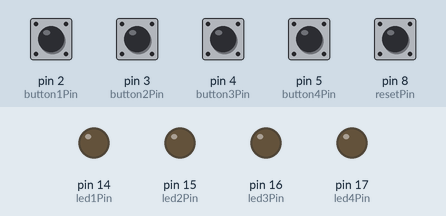
A sketch run on a simulated Arduino Uno, built with avr-gcc and run on an emulated ATmega328P. Parts: output pins drawn as LEDs (lit = HIGH). Dashed ring = blinking. The inputs (shaded band) are chosen by the test bench; at power-on: pin 2 (button1Pin), pin 3 (button2Pin), pin 4 (button3Pin), pin 5 (button4Pin), pin 8 (resetPin) HIGH.

Above: at 1.2 s.
1.3 s: pin 2 (button1Pin) pulled LOW for 0.15 s
At 1.8 s:
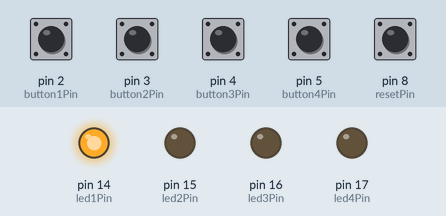
2.9 s: pin 3 (button2Pin) pulled LOW for 0.15 s
At 3.3 s:
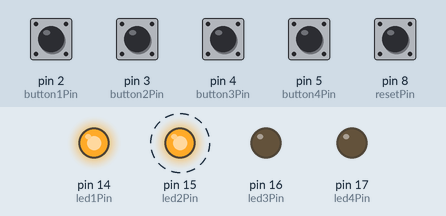
6.0 s: pin 8 (resetPin) pulled LOW for 1 s
At 7.2 s:
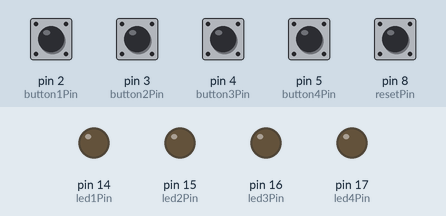
8.5 s: pin 4 (button3Pin) pulled LOW for 0.15 s
At 9.7 s:
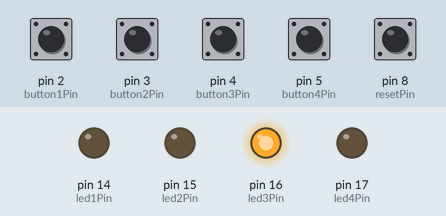
10.1 s: pin 5 (button4Pin) pulled LOW for 0.15 s
At 10.5 s:
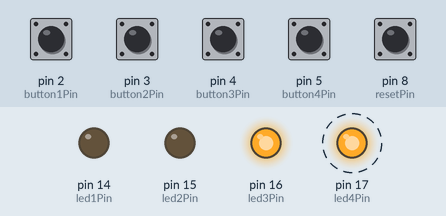
13.2 s: pin 4 (button3Pin) driven LOW and pin 8 (resetPin) driven LOW
At 15.4 s:
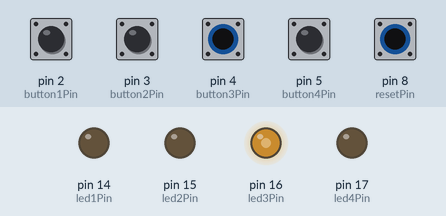
Timing chart, 0 to 16.6 s (numbered marks = the images above; inputs shaded):
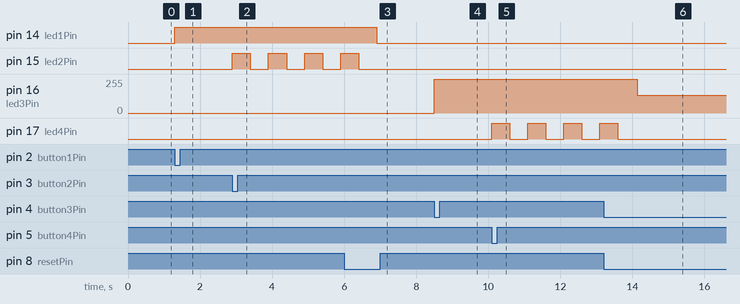

Measured:
- after the input at 1.3 s, pin 14 (led1Pin): LOW → HIGH at once
- after the input at 2.9 s, pin 15 (led2Pin): alternates HIGH for 0.50 s and LOW for 0.50 s, starting at once
- after the input at 6.0 s, pin 14 (led1Pin): HIGH → LOW after 0.90 s; pin 15 (led2Pin): goes on until 6.4 s, then stays LOW
- after the input at 8.5 s, pin 16 (led3Pin): 0/255 → 255/255 at once
- after the input at 10.1 s, pin 17 (led4Pin): alternates HIGH for 0.50 s and LOW for 0.50 s, starting at once
- after the input at 13.2 s, pin 16 (led3Pin): 255/255 → 134/255 after 0.94 s; pin 17 (led4Pin): goes on until 13.6 s, then stays LOW

The sketch:

whos_first_greg.ino
```cpp
//Initialize variables for all input pins used
const int button1Pin = 2;
const int button2Pin = 3;
const int button3Pin = 4;
const int button4Pin = 5;
const int button5Pin = 6;
const int button6Pin = 7;
const int resetPin = 8;

//Initialize variables for all output pins used
const int led1Pin = 14;
const int led2Pin = 15;
const int led3Pin = 16;
const int led4Pin = 17;
const int led5Pin = 18;
const int led6Pin = 19;

//Initialize variables for all states
int button1State = 0;
int button2State = 0;
int button3State = 0;
int button4State = 0;
int button5State = 0;
int button6State = 0;
int resetState = 0;

//Initialize variables for all boolean operators
bool firstPushed = false;
bool secondPushed = false;
bool button1Pushed = false;
bool button2Pushed = false;
bool button3Pushed = false;
bool button4Pushed = false;
bool button5Pushed = false;
bool button6Pushed = false;


void setup() {
  Serial.begin(9600); //Start serial for debugging

//Set all output pin modes
  pinMode(led1Pin, OUTPUT);
  pinMode(led2Pin, OUTPUT);
  pinMode(led3Pin, OUTPUT);
  pinMode(led4Pin, OUTPUT);
  pinMode(led4Pin, OUTPUT);
  pinMode(led4Pin, OUTPUT);

//Set all input pin modes (NOTE:  Currently set to use internal pullup resistor - for changing to external pulldown (or another system) change these to "INPUT" and all occurances of digitalRead() LOW to HIGH and vice versa)
  pinMode(button1Pin, INPUT_PULLUP);
  pinMode(button2Pin, INPUT_PULLUP);
  pinMode(button3Pin, INPUT_PULLUP);
  pinMode(button4Pin, INPUT_PULLUP);
  pinMode(resetPin, INPUT_PULLUP);

//Check if any buttons are pressed at startup (useful for toggle switches).  If switches are on, their corresponding lights will light until each has been turned off.
  while(digitalRead(button1Pin) == LOW || digitalRead(button2Pin) == LOW || digitalRead(button3Pin) == LOW || digitalRead(button4Pin) == LOW){
    if(digitalRead(button1Pin) == LOW){
      digitalWrite(led1Pin, HIGH);
    }else if (digitalRead(button2Pin) == LOW){
      digitalWrite(led2Pin, HIGH);
    }else if (digitalRead(button3Pin) == LOW){
      digitalWrite(led3Pin, HIGH);
    }else if (digitalRead(button4Pin) == LOW){
      digitalWrite(led4Pin, HIGH);
    }
  }

  //Turn off all LEDs when all buttons are off.
  digitalWrite(led1Pin, LOW);
  digitalWrite(led2Pin, LOW);
  digitalWrite(led3Pin, LOW);
  digitalWrite(led4Pin, LOW);

}

void loop() {
  //Set all states to the corresponding input from digitalRead()
  button1State = digitalRead(button1Pin);
  button2State = digitalRead(button2Pin);
  button3State = digitalRead(button3Pin);
  button4State = digitalRead(button4Pin);
  resetState = digitalRead(resetPin);


  if (button1State == LOW && button1Pushed == false) { //If the first button is pressed AND hasn't been pressed before, do stuff (this prevents repeat presses - essentially a brute force debounce)

    if (firstPushed == false) {  //If this is the first button that has bee pressed, turn on the corresponding LED steady and set the appropriate variables.  All buttons work this way.
      digitalWrite(led1Pin, HIGH);
      firstPushed = true;
      button1Pushed = true;
    } else if (secondPushed == false) {// If this is the second button pressed, enter a loop to flash it until the reset button is pressed.
      secondPushed = true;
      button1Pushed = true;
      while (resetState == HIGH) {
        digitalWrite(led1Pin, HIGH);
        delay(500);
        digitalWrite(led1Pin, LOW);
        delay(500);
        resetState = digitalRead(resetPin); //Check at the end of each loop if the reset button is pressed.

      }
    }

  } else if (button2State == LOW && button2Pushed == false) {

    if (firstPushed == false) {
      digitalWrite(led2Pin, HIGH);
      firstPushed = true;
      button2Pushed = true;
    } else if (secondPushed == false) {
      secondPushed = true;
      button2Pushed = true;
      while (resetState == HIGH) {
        digitalWrite(led2Pin, HIGH);
        delay(500);
        digitalWrite(led2Pin, LOW);
        delay(500);
        resetState = digitalRead(resetPin);
      }
    }
  } else if (button3State == LOW && button3Pushed == false) {

    if (firstPushed == false) {
      digitalWrite(led3Pin, HIGH);
      firstPushed = true;
      button3Pushed = true;
    } else if (secondPushed == false) {
      secondPushed = true;
      button3Pushed = true;
      while (resetState == HIGH) {
        digitalWrite(led3Pin, HIGH);
        delay(500);
        digitalWrite(led3Pin, LOW);
        delay(500);
        resetState = digitalRead(resetPin);

      }
    }
  } else if (button4State == LOW && button4Pushed == false) {

    if (firstPushed == false) {
      digitalWrite(led4Pin, HIGH);
      firstPushed = true;
      button4Pushed = true;
    } else if (secondPushed == false) {
      secondPushed = true;
      button4Pushed = true;
      while (resetState == HIGH) {
        digitalWrite(led4Pin, HIGH);
        delay(500);
        digitalWrite(led4Pin, LOW);
        delay(500);
        resetState = digitalRead(resetPin);
      }
    }
  } else if (resetState == LOW) { //If reset button is pressed, turn all LEDs off and reset all variables to default.
    digitalWrite(led1Pin, LOW);
    digitalWrite(led2Pin, LOW);
    digitalWrite(led3Pin, LOW);
    digitalWrite(led4Pin, LOW);
    firstPushed = false;
    secondPushed = false;
    button1Pushed = false;
    button2Pushed = false;
    button3Pushed = false;
    button4Pushed = false;
  }
}
```
